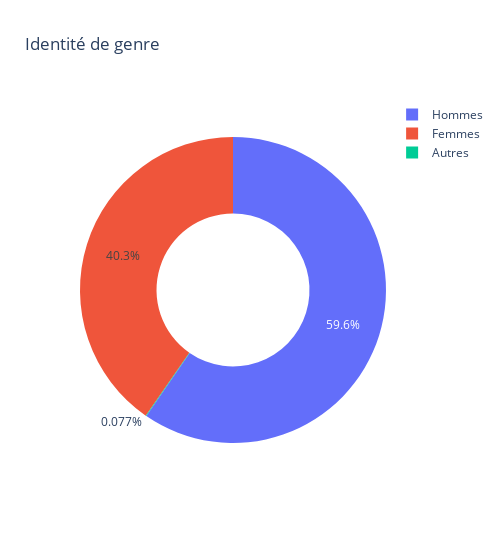

Here is the notebook cell this chart was saved with:
### Markdown cell above
*Genre*

### Code cell
mapping = {'M': 'Hommes', 'F': 'Femmes', 'A': 'Autres'}
genre = plotVariable(demographics, 'sexe', mapping=mapping)

px.pie(
    names = genre['labels'],
    values = genre['count'],
    hole=0.5,
    title='Identité de genre',
    width=500
)

### Figure 1 — Plotly figure (JSON) as saved in the notebook; plotly's stock layout.template omitted (floating-point values rounded to 4 significant figures)
{"data": [{"domain": {"x": [0, 1], "y": [0, 1]}, "hole": 0.5, "hovertemplate": "label=%{label}<br>value=%{value}<extra></extra>", "labels": ["Hommes", "Femmes", "Autres"], "legendgroup": "", "name": "", "showlegend": true, "type": "pie", "values": [1548, 1048, 2]}], "layout": {"legend": {"tracegroupgap": 0}, "title": {"text": "Identité de genre"}, "width": 500}}
